Frame 1 (no input): blank canvas, image omitted
Frame 60 (the mouse pressed at the canvas centre just before this capture): blank canvas, image omitted
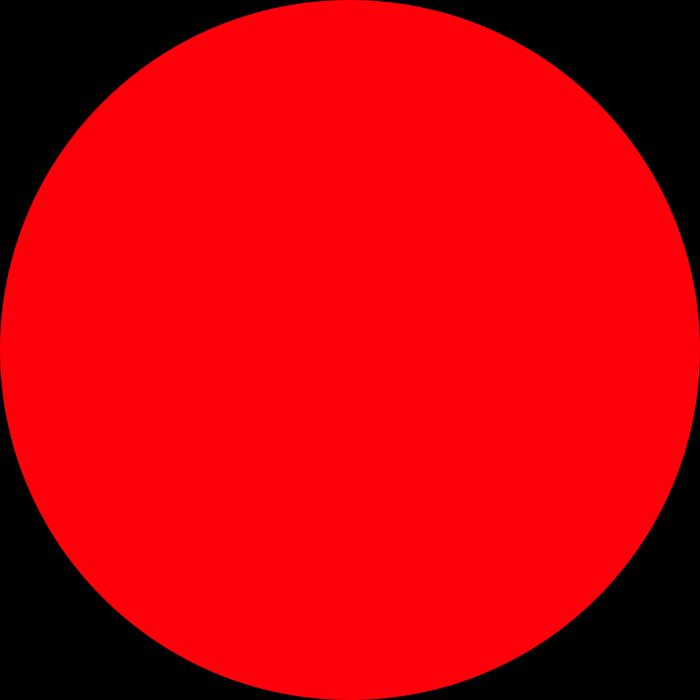
Frame 120 (the mouse held since frame 60 and released just before this capture)

The Processing sketch whose frames 1 and 60 were blank and that drew this single picture after the mouse press (run headless with seeded random() and noise(); from frame 60 on, the mouse is pressed at the canvas centre):

// Processing sketch: Brush_HW_1___red_dots_speed
// ── Brush_HW_1___red_dots_speed.pde
void setup() {
  size(700, 700);
  background(0);
  frameRate(60);
}

void draw() {
  float speed = abs(mouseX - pmouseX) + abs(mouseY - pmouseY);
  
  noStroke();
  fill(speed * 2, 0, 10, 255);  // red channel reacts to speed
  circle(mouseX, mouseY, speed);
}

// slay 

void keyPressed() {
  if (key == 'r') { background(0); }   // reset black
  if (key == 'w') { background(255); } // reset white
  if (key == 's') {                    //press s to save screenshot
    save("screenshot" + int(random(9999)) + ".jpeg");   
  }
}
